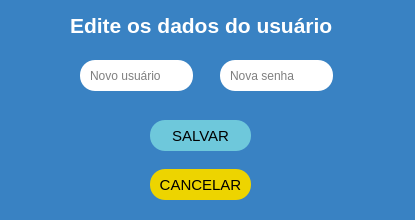
<?xml version="1.0" encoding="UTF-8"?>
<ui version="4.0">
 <class>MainWindow</class>
 <widget class="QMainWindow" name="MainWindow">
  <property name="geometry">
   <rect>
    <x>0</x>
    <y>0</y>
    <width>415</width>
    <height>220</height>
   </rect>
  </property>
  <property name="minimumSize">
   <size>
    <width>415</width>
    <height>220</height>
   </size>
  </property>
  <property name="maximumSize">
   <size>
    <width>415</width>
    <height>220</height>
   </size>
  </property>
  <property name="windowTitle">
   <string>Edição</string>
  </property>
  <property name="styleSheet">
   <string notr="true">background-color: rgb(57, 130, 195);</string>
  </property>
  <widget class="QWidget" name="centralwidget">
   <widget class="QLabel" name="label">
    <property name="geometry">
     <rect>
      <x>70</x>
      <y>10</y>
      <width>271</width>
      <height>31</height>
     </rect>
    </property>
    <property name="font">
     <font>
      <pointsize>16</pointsize>
      <weight>75</weight>
      <bold>true</bold>
     </font>
    </property>
    <property name="styleSheet">
     <string notr="true">color: white;</string>
    </property>
    <property name="text">
     <string>Edite os dados do usuário</string>
    </property>
   </widget>
   <widget class="QLineEdit" name="lineEdit">
    <property name="geometry">
     <rect>
      <x>80</x>
      <y>60</y>
      <width>113</width>
      <height>31</height>
     </rect>
    </property>
    <property name="styleSheet">
     <string notr="true">background-color: white;
border-radius: 15px;
padding: 8px;</string>
    </property>
    <property name="placeholderText">
     <string>Novo usuário</string>
    </property>
   </widget>
   <widget class="QLineEdit" name="lineEdit_2">
    <property name="geometry">
     <rect>
      <x>220</x>
      <y>60</y>
      <width>113</width>
      <height>31</height>
     </rect>
    </property>
    <property name="styleSheet">
     <string notr="true">background-color: white;
border-radius: 15px;
padding: 8px;</string>
    </property>
    <property name="placeholderText">
     <string>Nova senha</string>
    </property>
   </widget>
   <widget class="QPushButton" name="pushButton">
    <property name="geometry">
     <rect>
      <x>150</x>
      <y>169</y>
      <width>101</width>
      <height>31</height>
     </rect>
    </property>
    <property name="font">
     <font>
      <pointsize>11</pointsize>
      <weight>50</weight>
      <bold>false</bold>
     </font>
    </property>
    <property name="cursor">
     <cursorShape>PointingHandCursor</cursorShape>
    </property>
    <property name="styleSheet">
     <string notr="true">background-color: rgb(237, 212, 0);
border-radius: 15px;
</string>
    </property>
    <property name="text">
     <string>CANCELAR</string>
    </property>
   </widget>
   <widget class="QPushButton" name="pushButton_2">
    <property name="geometry">
     <rect>
      <x>150</x>
      <y>120</y>
      <width>101</width>
      <height>31</height>
     </rect>
    </property>
    <property name="font">
     <font>
      <pointsize>11</pointsize>
      <weight>50</weight>
      <bold>false</bold>
     </font>
    </property>
    <property name="cursor">
     <cursorShape>PointingHandCursor</cursorShape>
    </property>
    <property name="styleSheet">
     <string notr="true">background-color: #6EC8DB;
border-radius: 15px;
</string>
    </property>
    <property name="text">
     <string>SALVAR</string>
    </property>
   </widget>
  </widget>
 </widget>
 <tabstops>
  <tabstop>lineEdit</tabstop>
  <tabstop>lineEdit_2</tabstop>
  <tabstop>pushButton_2</tabstop>
  <tabstop>pushButton</tabstop>
 </tabstops>
 <resources/>
 <connections/>
</ui>
